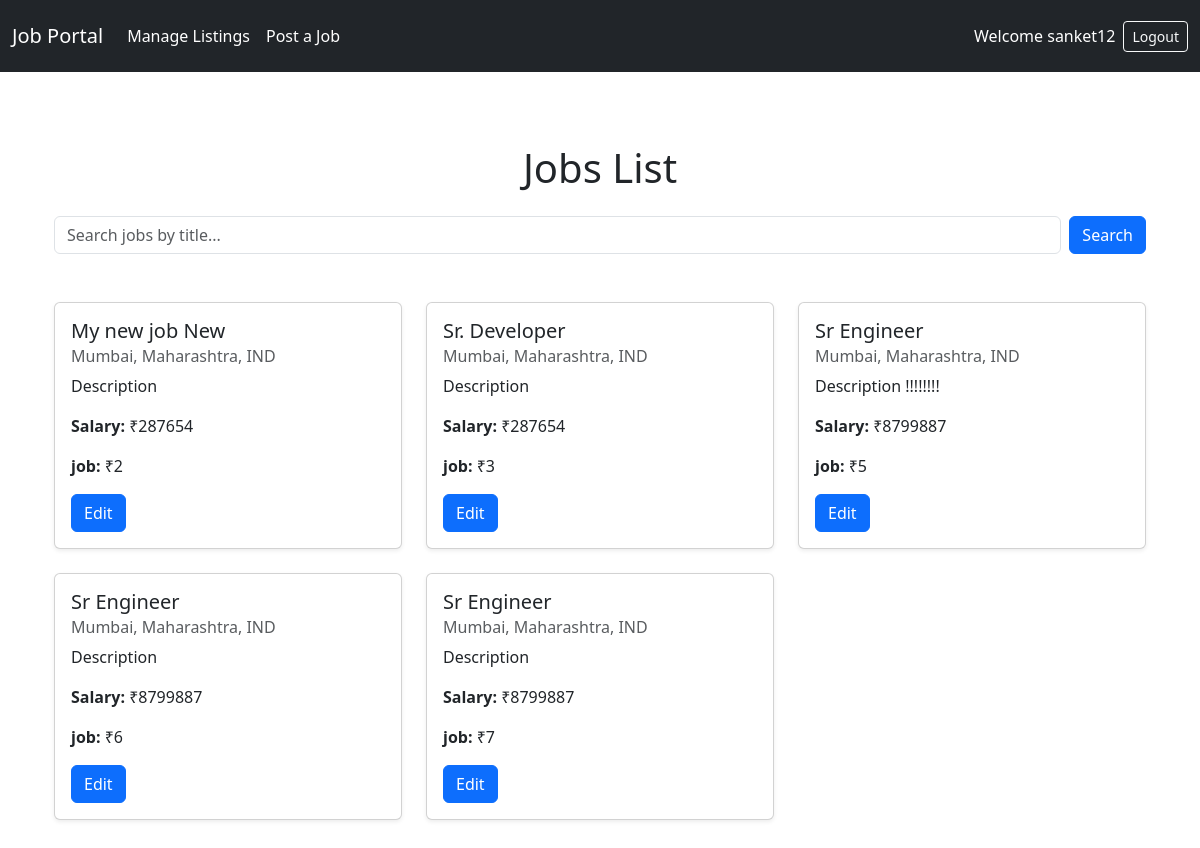
Page /jobs/job_list/ (signed in) on the committed database.
### jobs/models.py (models this page shows)
class Job(models.Model):
    title = models.CharField(max_length=200)
    description = models.TextField()
    salary = models.IntegerField()
    location = models.CharField(max_length=100)
    category = models.CharField(max_length=100)
    company = models.CharField(max_length=100)
    posted_by = models.ForeignKey(User, on_delete=models.CASCADE)

### jobs/views.py (the view)
# urls.py: path('job_list/', views.job_list, name='job_list'),         # for applicants
@login_required
def job_list(request):
    query = request.GET.get('q', '')
    user = request.user
    profile = Profile.objects.get(user=user)
    jobs_qs = Job.objects.filter(posted_by=request.user)
    using_dummy_data = not jobs_qs.exists()
    applied_job_ids = UserJob.objects.filter(user=user).values_list('job_id', flat=True)
    print(f"applied_job_ids: {applied_job_ids}")
    if using_dummy_data:
        jobs = [
            {
                 'id': 11,
                'title': 'Software Developer',
                'description': 'Develop and maintain software applications.',
                'salary': '8,00,000',
                'location': 'Mumbai, India'
            },
            {
                 'id': 112,
                'title': 'Full Stack Developer',
                'description': 'Work on frontend and backend systems.',
                'salary': '10,00,000',
                'location': 'Bangalore, India'
            },
        ]
        if query:
             filtered = [job for job in jobs if query.lower() in job['title'].lower()]
             jobsList = filtered if filtered else jobs  # fallback to all jobs if none matched
        else:
            jobsList = Job.objects.all() or jobs
    else:
        if query:
            jobsList = jobs_qs.filter(title__icontains=query)
        else:
            jobsList = jobs_qs
    return render(request, 'jobs/job_list.html', {
        'jobs': jobsList,
        'profile': profile,
        'query': query,
        'applied_job_ids':applied_job_ids,
    })

### accounts/context_processors.py (called while the page is built)
def user_profile(request):
    profile = None
    if request.user.is_authenticated:
        profile, created = Profile.objects.get_or_create(user=request.user)
    return {'user_profile': profile}

### jobs/templates/jobs/job_list.html (shortened to what this page needs)
{% extends "accounts/base.html" %} {% block content %}
<div class="container py-5">
  <h1 class="mb-4 text-center">Jobs List</h1>
  <form method="GET" class="d-flex mb-5" role="search">
    <input
      class="form-control me-2"
      type="search"
      placeholder="Search jobs by title..."
      name="q"
      value="{{ query }}"
    />
    <button class="btn btn-primary" type="submit">Search</button>
  </form>
  <div class="row">
    {% for job in jobs %}
    <div class="col-md-6 col-lg-4 mb-4">
      <div class="card shadow-sm h-100">
        <div class="card-body">
          <h5 class="card-title">{{ job.title }}</h5>
          <h6 class="card-subtitle mb-2 text-muted">{{ job.location }}</h6>
          <p class="card-text">{{ job.description }}</p>
          <p class="card-text"><strong>Salary:</strong> ₹{{ job.salary }}</p>
          <p class="card-text"><strong>job:</strong> ₹{{ job.id }}</p>
          {% if user.is_authenticated and profile.user_type == "recruiter" %}
          <a href="{% url 'job_edit' job.id %}" class="btn btn-primary">Edit</a>
          {% endif %}
        </div>
      </div>
    </div>
    {% endfor %}
  </div>
</div>
{% endblock %}

### accounts/templates/accounts/base.html (shortened to what this page needs)
<!DOCTYPE html>
<html lang="en">
  <head>
    <link
      href="https://cdn.jsdelivr.net/npm/bootstrap@5.3.3/dist/css/bootstrap.min.css"
      rel="stylesheet"
    />
  </head>
  <body>
    <nav class="navbar navbar-expand-lg navbar-dark bg-dark mb-4">
      <div class="container-fluid">
        <a class="navbar-brand" href="{% url 'job_list' %}">Job Portal</a>
        <div class="collapse navbar-collapse" id="navbarNav">
          <ul class="navbar-nav me-auto">
            {% if user.is_authenticated and profile.user_type == "recruiter" %}
            <li class="nav-item navbar-text">
              <a class="nav-link" href="{% url 'job_list' %}"
                >Manage Listings</a
              >
            </li>
            <li class="nav-item navbar-text">
              <a class="nav-link" href="{% url 'job_create' %}">Post a Job</a>
            </li>
            {% else %}
            <li class="nav-item">
              <a class="nav-link" href="{% url 'job_list' %}">Job List</a>
            </li>
            {% endif %}
          </ul>
          <ul class="navbar-nav ms-auto">
            {% if user.is_authenticated %}
            <li class="nav-item d-flex align-items-center">
              <span class="navbar-text text-white me-2"
                >Welcome {{ user.username }}</span
              >
              <a class="btn btn-outline-light btn-sm" href="{% url 'logout' %}"
                >Logout</a
              >
            </li>
            {% else %}
            <li class="nav-item">
              <a class="nav-link" href="{% url 'login' %}">Login</a>
            </li>
            {% endif %}
          </ul>
        </div>
      </div>
    </nav>
    <div class="container">{% block content %}{% endblock %}</div>
  </body>
</html>

### rows in the picture
Job: title "My new job New", location "Mumbai, Maharashtra, IND", description "Description", salary "287654", id "2"
Job: title "Sr. Developer", location "Mumbai, Maharashtra, IND", description "Description", salary "287654", id "3"
Job: title "Sr Engineer", location "Mumbai, Maharashtra, IND", description "Description !!!!!!!!", salary "8799887", id "5"
Job: title "Sr Engineer", location "Mumbai, Maharashtra, IND", description "Description", salary "8799887", id "6"
Job: title "Sr Engineer", location "Mumbai, Maharashtra, IND", description "Description", salary "8799887", id "7"

### other values in the picture
{{ user.username }} "sanket12"
